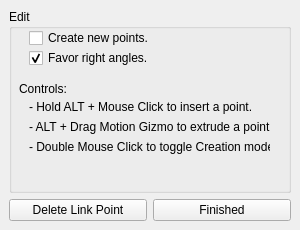
<?xml version="1.0" encoding="UTF-8"?>
<ui version="4.0">
 <class>LinkedPointsActorTool</class>
 <widget class="QDockWidget" name="LinkedPointsActorTool">
  <property name="enabled">
   <bool>true</bool>
  </property>
  <property name="geometry">
   <rect>
    <x>0</x>
    <y>0</y>
    <width>300</width>
    <height>230</height>
   </rect>
  </property>
  <property name="minimumSize">
   <size>
    <width>300</width>
    <height>230</height>
   </size>
  </property>
  <property name="layoutDirection">
   <enum>Qt::LeftToRight</enum>
  </property>
  <property name="windowTitle">
   <string>Linked Points Actor Tool</string>
  </property>
  <widget class="QWidget" name="dockWidgetContents">
   <layout class="QGridLayout" name="gridLayout_2">
    <item row="3" column="0">
     <widget class="QPushButton" name="mDeleteLinkButton">
      <property name="text">
       <string>Delete Link Point</string>
      </property>
     </widget>
    </item>
    <item row="3" column="1">
     <widget class="QPushButton" name="mFinishedButton">
      <property name="text">
       <string>Finished</string>
      </property>
     </widget>
    </item>
    <item row="2" column="0" colspan="2">
     <widget class="QGroupBox" name="mEditBox">
      <property name="title">
       <string>Edit</string>
      </property>
      <widget class="QCheckBox" name="mCreationModeCheckbox">
       <property name="geometry">
        <rect>
         <x>20</x>
         <y>20</y>
         <width>161</width>
         <height>18</height>
        </rect>
       </property>
       <property name="text">
        <string>Create new points.</string>
       </property>
      </widget>
      <widget class="QLabel" name="label">
       <property name="geometry">
        <rect>
         <x>10</x>
         <y>70</y>
         <width>81</width>
         <height>20</height>
        </rect>
       </property>
       <property name="text">
        <string>Controls:</string>
       </property>
      </widget>
      <widget class="QLabel" name="label_2">
       <property name="geometry">
        <rect>
         <x>20</x>
         <y>90</y>
         <width>241</width>
         <height>16</height>
        </rect>
       </property>
       <property name="text">
        <string>- Hold ALT + Mouse Click to insert a point.</string>
       </property>
      </widget>
      <widget class="QLabel" name="label_3">
       <property name="geometry">
        <rect>
         <x>20</x>
         <y>110</y>
         <width>241</width>
         <height>16</height>
        </rect>
       </property>
       <property name="text">
        <string>- ALT + Drag Motion Gizmo to extrude a point.</string>
       </property>
      </widget>
      <widget class="QCheckBox" name="mFavorRightAnglesCheckbox">
       <property name="geometry">
        <rect>
         <x>20</x>
         <y>40</y>
         <width>161</width>
         <height>18</height>
        </rect>
       </property>
       <property name="text">
        <string>Favor right angles.</string>
       </property>
       <property name="checked">
        <bool>true</bool>
       </property>
      </widget>
      <widget class="QLabel" name="label_4">
       <property name="geometry">
        <rect>
         <x>20</x>
         <y>130</y>
         <width>241</width>
         <height>16</height>
        </rect>
       </property>
       <property name="text">
        <string>- Double Mouse Click to toggle Creation mode.</string>
       </property>
      </widget>
     </widget>
    </item>
   </layout>
  </widget>
 </widget>
 <resources/>
 <connections/>
</ui>
